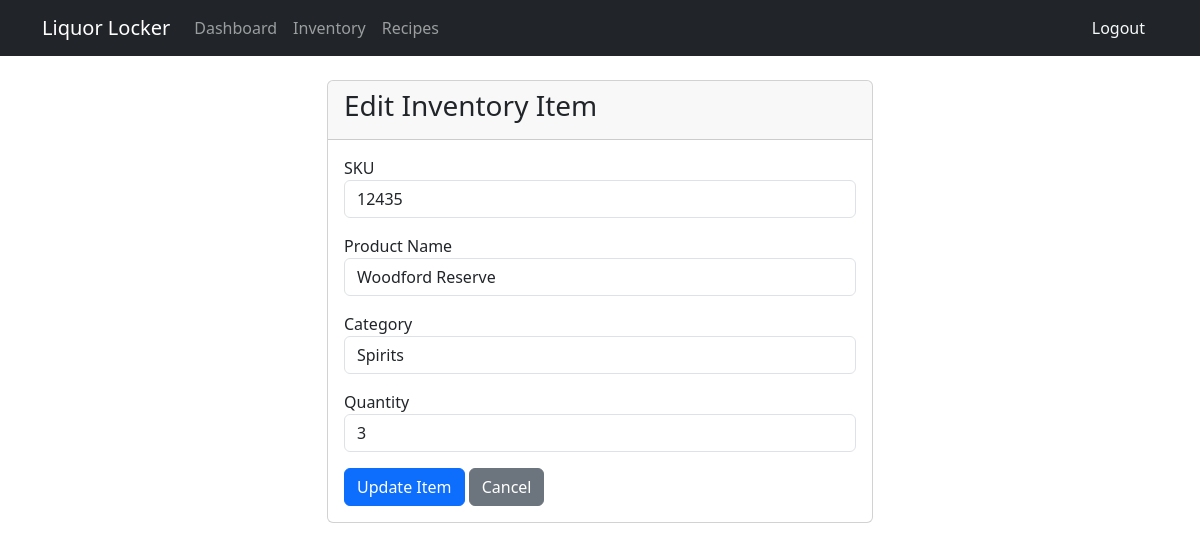
The app's page /edit-inventory/3/ (signed in) with its own data.
### Locker_Api/models.py (models this page shows, shortened)
class Inventory(models.Model):
    product = models.ForeignKey(Product, on_delete=models.CASCADE)
    quantity = models.PositiveIntegerField(default=0)
    last_updated = models.DateTimeField(auto_now=True)
    min_quantity = models.PositiveIntegerField(default=5)

class Product(models.Model):
    name = models.CharField(max_length=100)
    category = models.CharField(max_length=50, choices=CATEGORY, default='Spirits')
    quantity = models.PositiveIntegerField(default=0)
    price = models.DecimalField(max_digits=10, decimal_places=2, default=0.00)
    description = models.TextField(blank=True, null=True)
    sku = models.CharField(max_length=50, null=True, blank=True)

### Locker_Api/views.py (the view, shortened to what this page needs)
# urls.py: path('edit-inventory/<int:pk>/', locker_views.edit_inventory, name='edit-inventory'),
@login_required
def edit_inventory(request, pk):
    inventory_item = get_object_or_404(Inventory, pk=pk)
    context = {
        'item': inventory_item
    }
    return render(request, 'Locker_Api/edit_inventory.html', context)

### Locker_Api/templates/Locker_Api/edit_inventory.html (shortened to what this page needs)
{% extends 'Locker_Api/base.html' %}
{% block content %}
<div class="row justify-content-center">
    <div class="col-md-6">
        <div class="card">
            <div class="card-header">
                <h3>Edit Inventory Item</h3>
            </div>
            <div class="card-body">
                <form method="POST">
                    <div class="form-group mb-3">
                        <label for="sku">SKU</label>
                        <input type="text" class="form-control" id="sku" name="sku" value="{{ item.product.sku }}" required>
                    </div>
                    <div class="form-group mb-3">
                        <label for="name">Product Name</label>
                        <input type="text" class="form-control" id="name" name="name" value="{{ item.product.name }}" required>
                    </div>
                    <div class="form-group mb-3">
                        <label for="category">Category</label>
                        <select class="form-control" id="category" name="category">
                            <option value="Spirits" {% if item.product.category == 'Spirits' %}selected{% endif %}>Spirits</option>
                        </select>
                    </div>
                    <div class="form-group mb-3">
                        <label for="quantity">Quantity</label>
                        <input type="number" class="form-control" id="quantity" name="quantity" value="{{ item.quantity }}" required min="0">
                    </div>
                    <button type="submit" class="btn btn-primary">Update Item</button>
                    <a href="{% url 'inventory' %}" class="btn btn-secondary">Cancel</a>
                </form>
            </div>
        </div>
    </div>
</div>
{% endblock %}

### records on screen
Inventory: sku "12435", name "Woodford Reserve", category "Spirits", quantity "3"
